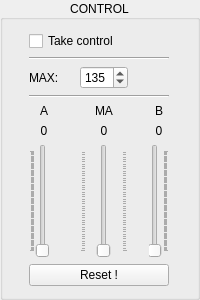
     <widget class="QGroupBox" name="groupBox_Control">
      <property name="minimumSize">
       <size>
        <width>0</width>
        <height>300</height>
       </size>
      </property>
      <property name="title">
       <string>CONTROL</string>
      </property>
      <property name="alignment">
       <set>Qt::AlignCenter</set>
      </property>
      <layout class="QGridLayout" name="gridLayout_Control">
       <item row="8" column="1">
        <widget class="QSlider" name="verticalSlider_Control_MA">
         <property name="minimumSize">
          <size>
           <width>48</width>
           <height>0</height>
          </size>
         </property>
         <property name="maximum">
          <number>255</number>
         </property>
         <property name="tickPosition">
          <enum>QSlider::TicksBothSides</enum>
         </property>
         <property name="tickInterval">
          <number>6</number>
         </property>
        </widget>
       </item>
       <item row="3" column="0" colspan="3">
        <widget class="Line" name="line_Control_Top">
         <property name="orientation">
          <enum>Qt::Horizontal</enum>
         </property>
        </widget>
       </item>
       <item row="7" column="2">
        <widget class="QLabel" name="value_Control_B">
         <property name="text">
          <string>0</string>
         </property>
         <property name="alignment">
          <set>Qt::AlignCenter</set>
         </property>
        </widget>
       </item>
       <item row="6" column="0">
        <widget class="QLabel" name="label_Control_A">
         <property name="text">
          <string>A</string>
         </property>
         <property name="alignment">
          <set>Qt::AlignCenter</set>
         </property>
        </widget>
       </item>
       <item row="7" column="0">
        <widget class="QLabel" name="value_Control_A">
         <property name="text">
          <string>0</string>
         </property>
         <property name="alignment">
          <set>Qt::AlignCenter</set>
         </property>
        </widget>
       </item>
       <item row="4" column="0">
        <widget class="QLabel" name="label_Control_MAX">
         <property name="text">
          <string>MAX:</string>
         </property>
        </widget>
       </item>
       <item row="6" column="1">
        <widget class="QLabel" name="label_Control_MA">
         <property name="text">
          <string>MA</string>
         </property>
         <property name="alignment">
          <set>Qt::AlignCenter</set>
         </property>
        </widget>
       </item>
       <item row="8" column="0">
        <widget class="QSlider" name="verticalSlider_Control_A">
         <property name="maximum">
          <number>255</number>
         </property>
         <property name="orientation">
          <enum>Qt::Vertical</enum>
         </property>
         <property name="tickPosition">
          <enum>QSlider::TicksAbove</enum>
         </property>
         <property name="tickInterval">
          <number>3</number>
         </property>
        </widget>
       </item>
       <item row="5" column="0" colspan="3">
        <widget class="Line" name="line_Control_Bottom">
         <property name="orientation">
          <enum>Qt::Horizontal</enum>
         </property>
        </widget>
       </item>
       <item row="9" column="0" colspan="3">
        <widget class="QPushButton" name="pushButton_Control_Reset">
         <property name="text">
          <string>Reset !</string>
         </property>
        </widget>
       </item>
       <item row="8" column="2">
        <widget class="QSlider" name="verticalSlider_Control_B">
         <property name="maximum">
          <number>255</number>
         </property>
         <property name="orientation">
          <enum>Qt::Vertical</enum>
         </property>
         <property name="tickPosition">
          <enum>QSlider::TicksBelow</enum>
         </property>
         <property name="tickInterval">
          <number>3</number>
         </property>
        </widget>
       </item>
       <item row="6" column="2">
        <widget class="QLabel" name="label_Control_B">
         <property name="text">
          <string>B</string>
         </property>
         <property name="alignment">
          <set>Qt::AlignCenter</set>
         </property>
        </widget>
       </item>
       <item row="7" column="1">
        <widget class="QLabel" name="value_Control_MA">
         <property name="text">
          <string>0</string>
         </property>
         <property name="alignment">
          <set>Qt::AlignCenter</set>
         </property>
        </widget>
       </item>
       <item row="4" column="1">
        <widget class="QSpinBox" name="spinBox_Control_MAX">
         <property name="minimum">
          <number>35</number>
         </property>
         <property name="maximum">
          <number>255</number>
         </property>
         <property name="singleStep">
          <number>5</number>
         </property>
         <property name="value">
          <number>135</number>
         </property>
        </widget>
       </item>
       <item row="1" column="0" colspan="3">
        <widget class="QCheckBox" name="checkBox_Control">
         <property name="text">
          <string>Take control</string>
         </property>
        </widget>
       </item>
      </layout>
     </widget>
